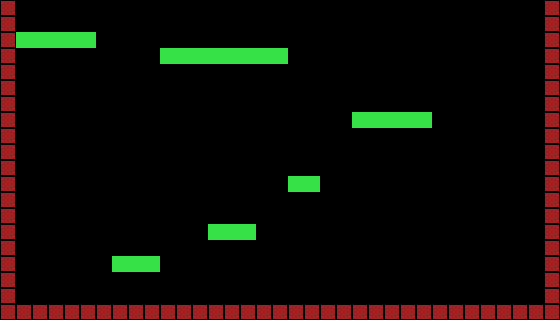

Rendered tile map (Tiled .tmx) drawn with the repository's tilesets; below, a short description and the full map source, tile grids included:
An orthogonal 35x20 tile map with 16x16 px tiles, 1 tile layer (Tile Layer 1) and 15 objects.

<map version="1.5" tiledversion="1.7.2" orientation="orthogonal" renderorder="right-down" width="35" height="20" tilewidth="16" tileheight="16" infinite="0" nextlayerid="6" nextobjectid="96">
 <tileset firstgid="1" source="Tilesheet.tsx" />
 <layer id="1" name="Tile Layer 1" width="35" height="20">
  <data encoding="csv">
3,0,0,0,0,0,0,0,0,0,0,0,0,0,0,0,0,0,0,0,0,0,0,0,0,0,0,0,0,0,0,0,0,0,3,
3,0,0,0,0,0,0,0,0,0,0,0,0,0,0,0,0,0,0,0,0,0,0,0,0,0,0,0,0,0,0,0,0,0,3,
3,2,2,2,2,2,0,0,0,0,0,0,0,0,0,0,0,0,0,0,0,0,0,0,0,0,0,0,0,0,0,0,0,0,3,
3,0,0,0,0,0,0,0,0,0,2,2,2,2,2,2,2,2,0,0,0,0,0,0,0,0,0,0,0,0,0,0,0,0,3,
3,0,0,0,0,0,0,0,0,0,0,0,0,0,0,0,0,0,0,0,0,0,0,0,0,0,0,0,0,0,0,0,0,0,3,
3,0,0,0,0,0,0,0,0,0,0,0,0,0,0,0,0,0,0,0,0,0,0,0,0,0,0,0,0,0,0,0,0,0,3,
3,0,0,0,0,0,0,0,0,0,0,0,0,0,0,0,0,0,0,0,0,0,0,0,0,0,0,0,0,0,0,0,0,0,3,
3,0,0,0,0,0,0,0,0,0,0,0,0,0,0,0,0,0,0,0,0,0,2,2,2,2,2,0,0,0,0,0,0,0,3,
3,0,0,0,0,0,0,0,0,0,0,0,0,0,0,0,0,0,0,0,0,0,0,0,0,0,0,0,0,0,0,0,0,0,3,
3,0,0,0,0,0,0,0,0,0,0,0,0,0,0,0,0,0,0,0,0,0,0,0,0,0,0,0,0,0,0,0,0,0,3,
3,0,0,0,0,0,0,0,0,0,0,0,0,0,0,0,0,0,0,0,0,0,0,0,0,0,0,0,0,0,0,0,0,0,3,
3,0,0,0,0,0,0,0,0,0,0,0,0,0,0,0,0,0,2,2,0,0,0,0,0,0,0,0,0,0,0,0,0,0,3,
3,0,0,0,0,0,0,0,0,0,0,0,0,0,0,0,0,0,0,0,0,0,0,0,0,0,0,0,0,0,0,0,0,0,3,
3,0,0,0,0,0,0,0,0,0,0,0,0,0,0,0,0,0,0,0,0,0,0,0,0,0,0,0,0,0,0,0,0,0,3,
3,0,0,0,0,0,0,0,0,0,0,0,0,2,2,2,0,0,0,0,0,0,0,0,0,0,0,0,0,0,0,0,0,0,3,
3,0,0,0,0,0,0,0,0,0,0,0,0,0,0,0,0,0,0,0,0,0,0,0,0,0,0,0,0,0,0,0,0,0,3,
3,0,0,0,0,0,0,2,2,2,0,0,0,0,0,0,0,0,0,0,0,0,0,0,0,0,0,0,0,0,0,0,0,0,3,
3,0,0,0,0,0,0,0,0,0,0,0,0,0,0,0,0,0,0,0,0,0,0,0,0,0,0,0,0,0,0,0,0,0,3,
3,0,0,0,0,0,0,0,0,0,0,0,0,0,0,0,0,0,0,0,0,0,0,0,0,0,0,0,0,0,0,0,0,0,3,
3,3,3,3,3,3,3,3,3,3,3,3,3,3,3,3,3,3,3,3,3,3,3,3,3,3,3,3,3,3,3,3,3,3,3
</data>
 </layer>
 <objectgroup id="5" name="walls">
  <object id="39" x="16" y="304">
   <polyline points="0,0 0,-304" />
  </object>
  <object id="42" x="544" y="304">
   <polyline points="0,0 0,-304" />
  </object>
  <object id="90" x="112" y="256">
   <polyline points="0,0 0,16 48,16 48,0" />
  </object>
  <object id="91" x="208" y="224">
   <polyline points="0,0 0,16 48,16 48,0" />
  </object>
  <object id="92" x="288" y="176">
   <polyline points="0,0 0,16 32,16 32,0" />
  </object>
  <object id="93" x="352" y="112">
   <polyline points="0,0 0,16 80,16 80,0" />
  </object>
  <object id="94" x="160" y="48">
   <polyline points="0,0 0,16 128,16 128,0" />
  </object>
  <object id="95" x="96" y="32">
   <polyline points="0,0 0,16 -80,16" />
  </object>
 </objectgroup>
 <objectgroup id="4" name="platform">
  <object id="43" x="16" y="304">
   <polyline points="0,0 528,0" />
  </object>
  <object id="84" x="16" y="32">
   <polyline points="0,0 80,0" />
  </object>
  <object id="85" x="160" y="48">
   <polyline points="0,0 128,0" />
  </object>
  <object id="86" x="432" y="112">
   <polyline points="0,0 -80,0" />
  </object>
  <object id="87" x="320" y="176">
   <polyline points="0,0 -32,0" />
  </object>
  <object id="88" x="256" y="224">
   <polyline points="0,0 -48,0" />
  </object>
  <object id="89" x="160" y="256">
   <polyline points="0,0 -48,0" />
  </object>
 </objectgroup>
</map>